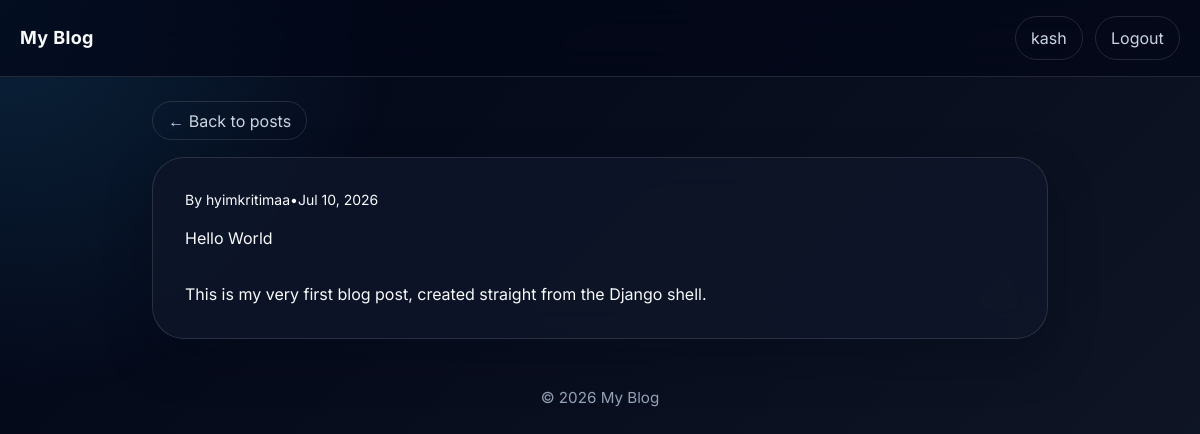
Screenshot of /hello-world/ (signed in) with the database file from the repository.
### blog/models.py (models this page shows, shortened)
class Post(models.Model):
    title = models.CharField(max_length=200)
    slug = models.SlugField(unique=True)
    author = models.ForeignKey(User, on_delete=models.CASCADE)
    category = models.ForeignKey(Category, on_delete=models.SET_NULL, null=True, blank=True, related_name="posts")
    tags = models.ManyToManyField(Tag, blank=True, related_name="posts")
    content = models.TextField()
    excerpt = models.CharField(max_length=300, blank=True)
    cover_image = models.ImageField(upload_to="posts/", blank=True, null=True)
    published = models.BooleanField(default=False)
    created_at = models.DateTimeField(auto_now_add=True)
    updated_at = models.DateTimeField(auto_now=True)
    class Meta:
        ordering = ["-created_at"]

### blog/views.py (the view)
# urls.py: path("<slug:slug>/", views.PostDetailView.as_view(), name="post_detail"),
class PostDetailView(DetailView):
    model = Post
    template_name = "blog/post_detail.html"
    context_object_name = "post"
    slug_field = "slug"

### templates/blog/post_detail.html (shortened to what this page needs)
{% extends "base.html" %}
{% block content %}
<div class="mx-auto max-w-4xl">
  <a href="{% url 'blog:post_list' %}" class="nav-chip">← Back to posts</a>
  <article class="login-card mt-6">
    <div class="flex flex-wrap items-center gap-3 text-sm text-slate-400">
      <span>By {{ post.author }}</span>
      <span>•</span>
      <span>{{ post.created_at|date:"M d, Y" }}</span>
    </div>
    <h1 class="mt-4 text-4xl font-semibold tracking-tight text-white">{{ post.title }}</h1>
    <div class="prose prose-invert mt-8 max-w-none prose-p:text-slate-300 prose-a:text-sky-300 prose-strong:text-white">
      {{ post.content|linebreaks }}
    </div>
  </article>
</div>
{% endblock %}

### templates/base.html (shortened to what this page needs)
{% load static %}
<!DOCTYPE html>
<html lang="en">
<head>
  <link rel="stylesheet" href="{% static 'css/output.css' %}">
  <link rel="stylesheet" href="{% static 'css/custom.css' %}">
</head>
<body>
  <div class="page-shell">
    <header class="site-header">
      <div class="site-nav">
        <a href="{% url 'blog:post_list' %}" class="brand">My Blog</a>
        <div class="nav-links">
          {% if user.is_authenticated %}
            <a href="{% if user.is_staff or user.is_superuser %}{% url 'blog:dashboard' %}{% else %}{% url 'blog:post_list' %}{% endif %}" class="nav-chip">{{ user.username }}</a>
            <a href="{% url 'blog:logout' %}" class="nav-chip">Logout</a>
          {% else %}
            <a href="{% url 'blog:login' %}" class="nav-chip">Login</a>
            <a href="{% url 'blog:signup' %}" class="nav-chip">Sign up</a>
          {% endif %}
        </div>
      </div>
    </header>
    <main class="main-content">
      {% block content %}{% endblock %}
    </main>
    <footer class="page-footer">
      <p>&copy; {% now "Y" %} My Blog</p>
    </footer>
  </div>
</body>
</html>

### static/css/custom.css (style rules this page uses)
:root { color-scheme: dark; --bg-main: #020617; --bg-panel: rgba(15, 23, 42, 0.78); --bg-soft: rgba(255, 255, 255, 0.08); --border-soft: rgba(255, 255, 255, 0.12); --text-main: #f8fafc; --text-muted: #cbd5e1; --text-subtle: #94a3b8; --accent: #38bdf8; --accent-strong: #0ea5e9; --shadow: 0 20px 45px rgba(2, 8, 23, 0.35); }
* { box-sizing: border-box; }
body { margin: 0; font-family: 'Inter', sans-serif; background: linear-gradient(135deg, var(--bg-main) 0%, #111827 100%); color: var(--text-main); }
body::before { content: ""; position: fixed; inset: 0; background: radial-gradient(circle at top left, rgba(56, 189, 248, 0.16), transparent 28%); pointer-events: none; z-index: -1; }
a { color: inherit; text-decoration: none; }
.page-shell { min-height: 100vh; padding-bottom: 2rem; }
.site-header { position: sticky; top: 0; z-index: 20; border-bottom: 1px solid var(--border-soft); background: rgba(2, 6, 23, 0.7); backdrop-filter: blur(18px); }
.site-nav { max-width: 1200px; margin: 0 auto; padding: 1rem 1.25rem; display: flex; justify-content: space-between; align-items: center; }
.brand { font-size: 1.125rem; font-weight: 700; letter-spacing: 0.02em; }
.nav-links { display: flex; align-items: center; justify-content: flex-end; gap: 0.75rem; flex-wrap: wrap; }
.nav-chip { padding: 0.55rem 0.95rem; border: 1px solid var(--border-soft); border-radius: 999px; color: var(--text-muted); transition: all 180ms ease; }
.main-content { max-width: 1200px; margin: 0 auto; padding: 2rem 1.25rem 3rem; }
.hero-card, .panel, .post-card, .login-card, .dashboard-card, .form-card { background: var(--bg-panel); border: 1px solid var(--border-soft); box-shadow: var(--shadow); backdrop-filter: blur(16px); }
.page-footer { max-width: 1200px; margin: 0 auto; padding: 0 1.25rem 2rem; color: var(--text-subtle); text-align: center; font-size: 0.95rem; }
.login-card, .dashboard-card, .form-card { border-radius: 2rem; padding: 2rem; }

### rows the page displays
Post: author "hyimkritimaa", created_at "Jul 10, 2026", title "Hello World", content "This is my very first blog post, created straight from the Django shell."

### other values shown
{{ user.username }} "kash"
